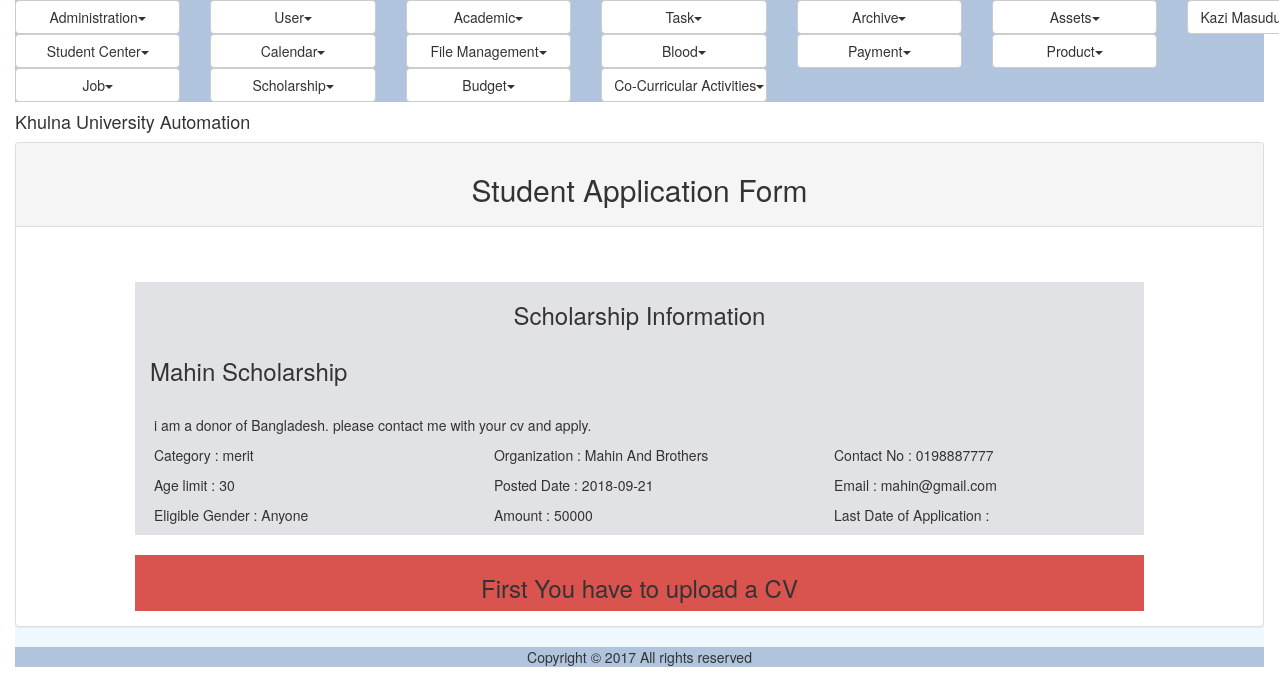
The page /view_scholarship.php?apply=9 (signed in) on the database its author committed.
### tables this page shows
CREATE TABLE IF NOT EXISTS `sms_scholarship` (
  `id` int(11) NOT NULL AUTO_INCREMENT,
  `title` varchar(70) DEFAULT NULL,
  `subTitle` varchar(1000) DEFAULT NULL,
  `category` varchar(45) DEFAULT NULL,
  `publishDate` date DEFAULT NULL,
  `organization` varchar(50) DEFAULT NULL,
  `gender` varchar(20) NOT NULL,
  `ageLimit` varchar(5) DEFAULT NULL,
  `email` varchar(20) DEFAULT NULL,
  `contact` varchar(20) DEFAULT NULL,
  `amount` varchar(10) DEFAULT NULL,
  `lastDate` date DEFAULT NULL,
  `status` varchar(20) DEFAULT NULL,
  `isDeleted` varchar(10) DEFAULT NULL,
  PRIMARY KEY (`id`)
);

### util/class.util.inc (called while the page is built, shortened)
<?php
class ConfigUtil implements I_DBConfig, I_LogConfig, I_LanguageConfig{
	public static $s_instance;
	private $_host;
	private $_username;
	private $_password;
	private $_database;
	public static function getInstance() {
		if(!self::$s_instance) {
			self::$s_instance = new self();
		}
		return self::$s_instance;
	}
	private function readConfig(){
		$this->_ini_array = parse_ini_file(CONFIG.'system.ini');
		$this->_host =	$this->_ini_array['db_host'];
		$this->_username = $this->_ini_array['db_username'];
		$this->_password = $this->_ini_array['db_password'];
		$this->_database = $this->_ini_array['db_database'];
	}
	public function getDBHost(){
		return $this->_host;
	}
	public function getDBUserName(){
		return $this->_username;
	}
	public function getDBPassword(){
		return $this->_password;
	}
	public function getDBName(){
		return $this->_database;
	}
}
class DBUtil implements I_DBUtil {
	private static $s_instance;
	private $_host;
	private $_username;
	private $_password;
	private $_database;
	protected $_connection;
	protected $_result;
	public static function getInstance() {
		if(!self::$s_instance) {
			self::$s_instance = new self();
		}
		return self::$s_instance;
	}
	private function readDBConfig(){
		$_config = ConfigUtil::getInstance();
		$this->_host = $_config->getDBHost();
		$this->_username = $_config->getDBUserName();
		$this->_password = $_config->getDBPassword();
		$this->_database = $_config->getDBName();
	}
	private function setConnection(){
		$this->_connection = new mysqli($this->_host, $this->_username,
			$this->_password, $this->_database);
	}
	public function doQuery($sql) {
		$this->_result = $this->_connection->query($sql) or die(mysqli_error($this->_connection));
		return $this->_result;
	}
	public function getTopRow() {
		return $this->_result->fetch_array();
	}
}
class LogUtil{
	private static $s_instance;
	public static function getInstance(){
		if(!self::$s_instance) {
			self::$s_instance = new self();
		}
		return self::$s_instance;
	}
}
class LangUtil{
	private static $s_instance;
	public static function getInstance() {
		if(!self::$s_instance) {
			self::$s_instance = new self();
		}
		return self::$s_instance;
	}
}
?>

### modules/scholarship/ui/blade/view.display_scholarship.blade.inc (called while the page is built, shortened)
<?php
include_once UTILITY.'class.util.inc';
include_once MODULES_SCHOLARSHIP.'bao/class.display_scholarship_bao.inc';
$_ScholarshipBAO = new ScholarshipBAO();
if(isset($_GET['apply'])){
		$Scholarship = new Scholarship();
		$Scholarship->setID($_GET['apply']);
		$globalScholarship = $_ScholarshipBAO->readScholarship($Scholarship)->getResultObject();
		$flag=false;
}
?>

### modules/scholarship/bao/class.display_scholarship_bao.inc (called while the page is built, shortened)
<?php
include_once UTILITY.'class.util.inc';
include_once MODULES_SCHOLARSHIP.'dao/class.display_scholarship_dao.inc';
Class ScholarshipBAO{
	private $_ScholarshipDAO;
	public function __construct(){
		$this->_ScholarshipDAO = new ScholarshipDAO();
	}
	public function readScholarship($Scholarship){
		$Result = $this->_ScholarshipDAO->readScholarship($Scholarship);
		return $Result;
	}
}
?>

### common/class.common.scholarship.inc (called while the page is built, shortened)
<?php
class Scholarship{
    private $_ID;
    private $_Title;
    private $_Subtitle;
    private $_Category;
    private $_PublishDate;
    private $_Organization;
    private $_Gender;
    private $_AgeLimit;
    private $_Email;
    private $_ContactNumber;
    private $_ScholarshipAmount;
    public function setID ( $ID ) {
        $this->_ID = $ID;
    }
    public function getID () {
        return $this->_ID;
    }
    public function setTitle( $Title ) {
        $this->_Title = $Title;
    }
    public function getTitle() {
        return $this->_Title;
    }
    public function setSubtitle ( $Subtitle ) {
        $this->_Subtitle = $Subtitle;
    }
    public function getSubtitle () {
        return $this->_Subtitle;
    }
    public function setCategory( $Category ) {
        $this->_Category = $Category;
    }
    public function getCategory () {
        return $this->_Category;
    }
    public function setPublishDate ( $PublishDate ) {
        $this->_PublishDate = $PublishDate;
    }
    public function getPublishDate () {
        return $this->_PublishDate;
    }
    public function setOrganization ( $Organization ) {
        $this->_Organization = $Organization;
    }
    public function getOrganization () {
        return $this->_Organization;
    }
    public function setGender ( $Gender ) {
        $this->_Gender = $Gender;
    }
    public function getGender () {
        return $this->_Gender;
    }
    public function setAgeLimit( $AgeLimit ) {
        $this->_AgeLimit = $AgeLimit;
    }
    public function getAgeLimit() {
        return $this->_AgeLimit;
    }
    public function setEmail ( $Email ) {
        $this->_Email = $Email;
    }
    public function getEmail () {
        return $this->_Email;
    }
    public function setContactNumber ( $ContactNumber ) {
        $this->_ContactNumber = $ContactNumber;
    }
    public function getContactNumber () {
        return $this->_ContactNumber;
    }
    public function setScholarshipAmount ( $ScholarshipAmount ) {
        $this->_ScholarshipAmount = $ScholarshipAmount;
    }
    public function getScholarshipAmount () {
        return $this->_ScholarshipAmount;
    }
}
?>

### modules/scholarship/dao/class.display_scholarship_dao.inc (called while the page is built, shortened)
<?php
include_once COMMON.'class.common.inc';
include_once UTILITY.'class.util.inc';
include_once COMMON.'class.common.scholarship.inc';
Class ScholarshipDAO{
	private $_DB;
	public function __construct(){
		$this->_DB = DBUtil::getInstance();
	}
	public function readScholarship($Scholarship){
		$SQL = "SELECT * from sms_scholarship where id ='".$Scholarship->getID()."'";
		$this->_DB->doQuery($SQL);
		$row = $this->_DB->getTopRow();
		$this->_Scholarship = new Scholarship();
		$this->_Scholarship->setID ( $row['id']);
	    $this->_Scholarship->setTitle ( $row['title']);
	    $this->_Scholarship->setSubtitle ( $row['subTitle'] );
	    $this->_Scholarship->setCategory ( $row['category'] );
	    $this->_Scholarship->setOrganization ( $row['organization'] );
	    $this->_Scholarship->setPublishDate ( $row['publishDate'] );
	    $this->_Scholarship->setGender( $row['gender'] );
	    $this->_Scholarship->setAgeLimit( $row['ageLimit'] );
	    $this->_Scholarship->setEmail( $row['email'] );
	    $this->_Scholarship->setContactNumber( $row['contact'] );
	    $this->_Scholarship->setScholarshipAmount( $row['amount'] );
	    $this->_Scholarship->setLastDateOfApplication( $row['lastDate'] );
	    $Result = new Result();
		$Result->setIsSuccess(1);
		$Result->setResultObject($this->_Scholarship);
		return $Result;
	}
}
?>

### common/class.common.inc (called while the page is built, shortened)
<?php
class Result{
    private $_IsSuccess=0;
    private $_ResultObject;
    public function setIsSuccess($IsSuccess){
        $this->_IsSuccess = $IsSuccess;
    }
    public function getIsSuccess(){
        return $this->_IsSuccess;
    }
    public function setResultObject($ResultObject){
        $this->_ResultObject = $ResultObject;
    }
    public function getResultObject(){
        return $this->_ResultObject;
    }
}
?>

### modules/scholarship/ui/view.display_scholarship.inc (the view, shortened to what this page needs)
<?php
include_once 'blade/view.display_scholarship.blade.inc';
include_once COMMON.'class.common.inc';
?>
<?php
if(isset($_GET['apply'])){
?>
<div class="panel panel-default">
    <div class="panel-heading " style="text-align: center;" ><h2>Student Application Form</h2></div>
    <div class="panel-body">
    	<div class="row">
    		<div class="col-sm-1"></div>
    		<div class="col-sm-10">
    			<br><br>
    			<div class="container-fluid" style="background-color:#E1E2E6;">
    				<div class="row" style="text-align: center;"><h3>Scholarship Information</h3></div>
    				<div class="row">
    					<div class="col-sm-10">
    						<h3><?php echo $globalScholarship->getTitle(); ?></h3>
    					</div>
    				</div>
					  <br>
					  <div class="row" id="attribute">
					      <p><?php echo $globalScholarship->getSubtitle(); ?></p>
					  </div>
					  <div class="row">
					      <div class="row" id="attribute">
							    <div class="col-sm-4">
							      <p>Category : <?php echo $globalScholarship->getCategory(); ?></p>
							    </div>
							    <div class="col-sm-4">
							      <p>Organization : <?php echo $globalScholarship->getOrganization(); ?></p>
							    </div>
							    <div class="col-sm-4">
							      <p>Contact No : <?php echo $globalScholarship->getContactNumber(); ?></p>
							    </div>
							  </div>
					  </div>
					  <div class="row">
					      <div class="row" id="attribute">
							     <div class="col-sm-4">
							      <p>Age limit : <?php echo $globalScholarship->getAgeLimit(); ?></p>
							    </div>
							    <div class="col-sm-4">
							      <p>Posted Date : <?php echo $globalScholarship->getPublishDate(); ?></p>
							    </div>
							    <div class="col-sm-4">
							      <p>Email : <?php echo $globalScholarship->getEmail(); ?></p>
							    </div>
							  </div>
					  </div>
					  <div class="row">
					      <div class="row" id="attribute">
							    <div class="col-sm-4">
							      <p>Eligible Gender : <?php echo $globalScholarship->getGender(); ?></p>
							    </div>
							     <div class="col-sm-4">
							      <p>Amount : <?php echo $globalScholarship->getScholarshipAmount(); ?></p>
							    </div>
							    <div class="col-sm-4">
							      <p>Last Date of Application : <?php echo $Scholarship->getLastDateOfApplication(); ?></p>
							    </div>
					    </div>
					  </div>
				</div>
    			<br>
    			<?php
				if($flag == true){
				?>
    			<div class="container-fluid" style="background-color:#A2DA93;">
    				<div class="row" style="text-align: center;"><h3>Applicant Information</h3></div>
    				<div class="row">
    					<div class="col-sm-10">
    						<h4>Student ID : <?php echo $userPositions->getUniversityID(); ?></h4>
    						<h4>Student Name : <?php echo $userPositions->getFirstName()." ".$userPositions->getMiddleName()." ".$userPositions->getLastName(); ?></h4>
    					</div>
    				</div>
					  <br>
					  <div class="row">
					      <div class="row" id="attribute">
							    <div class="col-sm-4">
							      <p>Discipline : <?php echo $userPositions->getDiscipline()->getName(); ?></p>
							    </div>
							    <div class="col-sm-4">
							      <p>Email : <?php echo $userPositions->getEmail(); ?></p>
							    </div>
							    <div class="col-sm-4">
							      <p>Father's Name : <?php echo $userDetails->getFatherName(); ?></p>
							    </div>
							  </div>
					  </div>
					  <div class="row">
					      <div class="row" id="attribute">
							     <div class="col-sm-4">
							      <p>Mother's Name : <?php echo $userDetails->getMotherName(); ?></p>
							    </div>
							    <div class="col-sm-4">
							      <p>Permanent Address : <?php echo $userDetails->getPermanentAddress(); ?></p>
							    </div>
							    <div class="col-sm-4">
							      <p>Present Address : <?php echo $userDetails->getCurrentAddress(); ?></p>
							    </div>
							  </div>
					  </div>
					  <div class="row">
					      <div class="row" id="attribute">
							    <div class="col-sm-4">
							      <p>Parent's Contact No : <?php echo $userDetails->getMobilePhone(); ?></p>
							    </div>
							     <div class="col-sm-4">
							      <p>Age : <?php echo $globalStudent->getAge(); ?></p>
							    </div>
							    <div class="col-sm-4">
							      <p>Father's Proffession : <?php echo $globalStudent->getFatherProf(); ?></p>
							    </div>
					    </div>
					  </div>
					  <div class="row">
					      <div class="row" id="attribute">
							    <div class="col-sm-4">
							      <p>Yearly Income : <?php echo $globalStudent->getIncome(); ?></p>
							    </div>
							     <div class="col-sm-4">
							      <p>Siblings : <?php $globalStudent->getSibling(); ?></p>
							    </div>
							    <div class="col-sm-4">
							      <p>Mother's Proffession : <?php echo $globalStudent->getMotherProf(); ?></p>
							    </div>
					    </div>
					  </div>
					  <div class="row">
					      <div class="row" id="attribute">
							    <div class="col-sm-4">
							      <p>Reason For Apply : <?php echo $globalStudent->getReason(); ?></p>
							    </div>
							     <div class="col-sm-4">
							      <p>Cocurricular Activity : <?php echo $globalStudent->getCocurricular(); ?></p>
							    </div>
							    <div class="col-sm-4">
							      <p>Quota : <?php echo $globalStudent->getQuota();  ?></p>
							    </div>
					    </div>
					  </div>
					  <div class="row">
					      <div class="row" id="attribute">
							    <div class="col-sm-4">
							      <p>Year-Term : <?php echo $globalStudent->getCurrentTerm(); ?></p>
							    </div>
							     <div class="col-sm-4">
							      <p>Average CGPA : <?php $globalStudent->getCgpa(); ?></p>
							    </div>
							    <div class="col-sm-4">
							      <p>Document : <?php echo $globalStudent->getMotherProf(); ?></p>
							    </div>
					    </div>
					  </div>
				</div>
				<div id="form">
				<form method="post" class="form-horizontal">
				        <div class="form-group">
			              <div class="col-sm-offset-2 col-sm-10">
								<?php
								if(isset($_GET['edit']))
								{
									?>
									<button type="submit" name="update">update</button>
									<?php
								}
								else
								{
									?>
									<button type="submit" name="save">SUBMIT</button>
									<?php
								}
								?>
							</div>
						</div>
				</form>
				</div>
				<?php
				}
				else{
				?>
				<div class="container-fluid" style="background-color:#D9534F;">
    				<div class="row" style="text-align: center;"><h3>First You have to upload a CV</h3></div>
    			</div>
				<?php
				}
				?>
			</div>
    		<div class="col-sm-1"></div>
    	</div>
	</div>
</div>
<?php
}
?>

### resources/css/style.css (style rules this page uses)
.container-fluid { padding-left: 15px; padding-right: 15px; }

### modules/scholarship/ui/view.display_scholarship.inc (style rules this page uses)
#attribute { margin-left: 4px; }

### rows shown on the page
sms_scholarship: title "Mahin Scholarship", subTitle "i am a donor of Bangladesh. please contact me with your cv and apply.", category "merit", organization "Mahin And Brothers", contact "0198887777", ageLimit "30", publishDate "2018-09-21", email "mahin@gmail.com", gender "Anyone", amount "50000"

### other values the page prints
$globalMenu[$i]->getTitle() "Administration User Academic Task Archive Assets Student Center Calendar File Management Blood Payment Product Job Scholarship Budget Co-Curricular Activities"
$CurrentUser->getFullName() "Kazi…"
